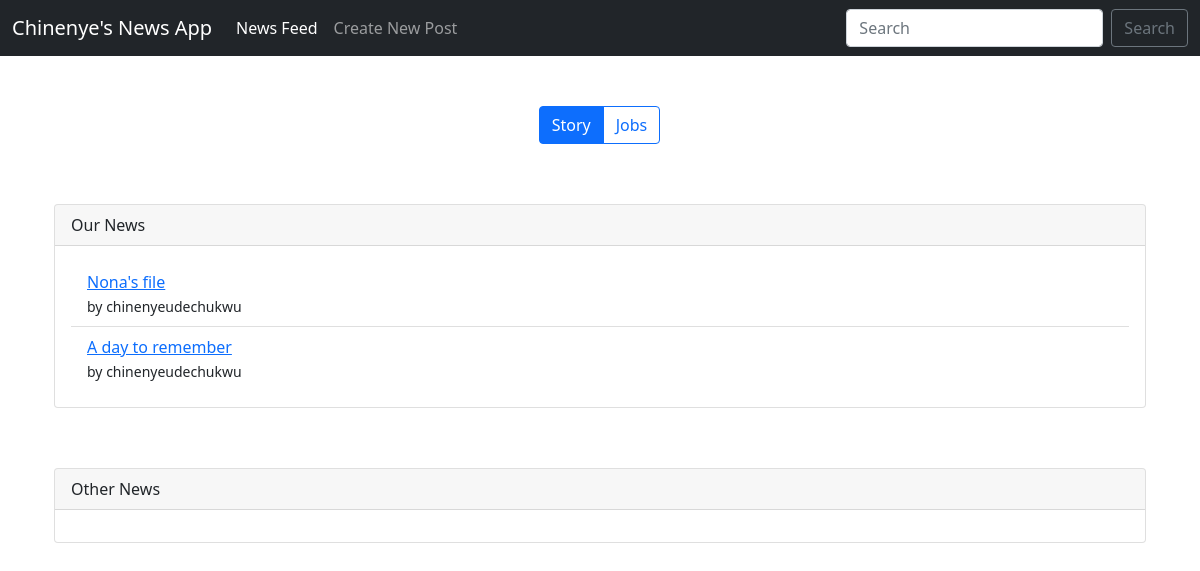
Before: / with the older database file.
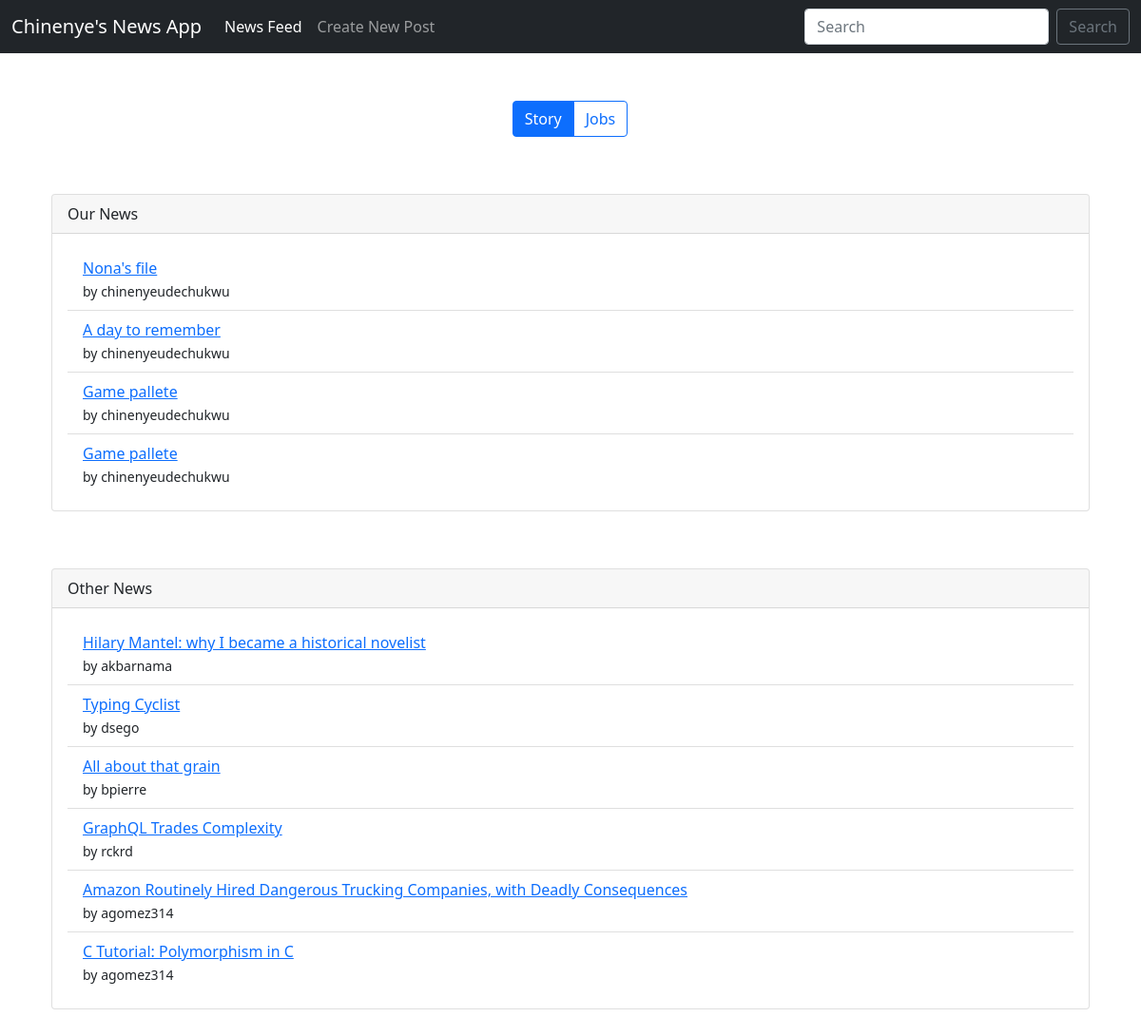
After: the same page with the newer database file.
### newsapi/models.py (models this page shows, shortened)
class OurNews(models.Model):
    by = models.ForeignKey(User, verbose_name=_("Author"), on_delete=models.CASCADE)
    score = models.IntegerField(_("News Score"))
    time_created = models.DateTimeField(_("time created"), auto_now=True)
    title = models.CharField(_("article title"), max_length=50)
    type = models.CharField(_("article type"), max_length=10, choices=ARTICLE_CHOICES, default=1)
    content = models.CharField(_("article content"), max_length=1000)

class HNew(models.Model):
    pk_id = models.IntegerField(_("HN unique ID"))
    by = models.CharField(_("Author"), max_length=50)
    score = models.IntegerField(_("News Score"))
    time_created = models.DateTimeField(_("time created"), auto_now=True)
    title = models.CharField(_("article title"), max_length=50)
    type = models.CharField(_("article type"), max_length=10, choices=ARTICLE_CHOICES, default=1)
    url = models.URLField(_("Article link"), max_length=200)

### newsapi/views.py (the view)
# urls.py: 2. Add a URL to urlpatterns:  path('', views.home, name='home')
def home(request):
    context = {}
    our_news = OurNews.objects.all()
    hnews = HNew.objects.all()
    return render(request, 'newsapi/news_list.html', {'our_news': our_news, 'HNews': hnews})

### newsapi/templates/newsapi/news_list.html
{% extends 'base.html' %}
{% block content %}
    <div class="container" style="margin-top: 60px;">
        <div class="card" style="margin-bottom: 60px;">
            <div class="card-header">
                Our News
            </div>
            <div class="card-body">
                <ul class="list-group list-group-flush">
                    {% for news in our_news %}
                        <li class="list-group-item">
                            <a href="{% url 'our_news_details' news.id %}">{{news.title}}</a> <br>
                            <small>by {{news.by}}</small>
                        </li>
                    {% endfor %}
                </ul>
            </div>
        </div>
        <div class="card" style="margin-bottom: 60px;">
            <div class="card-header">
                Other News
            </div>
            <div class="card-body">
                <ul class="list-group list-group-flush">
                    {% for news in HNews %}
                        <li class="list-group-item">
                            <a href="{{news.url}}">{{news.title}}</a> <br>
                            <small>by {{news.by}}</small>
                        </li>
                    {% endfor %}
                </ul>
            </div>
        </div>
    </div>
{% endblock %}

### newsapi/templates/base.html (shortened to what this page needs)
<!DOCTYPE html>
<html lang="en">
<head>
    <link href="https://cdn.jsdelivr.net/npm/bootstrap@5.0.2/dist/css/bootstrap.min.css" rel="stylesheet">
</head>
<body>
    <nav class="navbar navbar-expand-lg navbar-dark bg-dark">
        <div class="container-fluid">
          <a class="navbar-brand" href="#">Chinenye's News App</a>
          <div class="collapse navbar-collapse" id="navbarText">
            <ul class="navbar-nav me-auto mb-2 mb-lg-0">
              <li class="nav-item">
                <a class="nav-link active" aria-current="page" href="{% url 'home' %}">News Feed</a>
              </li>
              <li class="nav-item">
                <a class="nav-link" href="{% url 'create' %}">Create New Post</a>
              </li>
            </ul>
            <form class="d-flex" method="post" action="{% url 'search' %}" role="search">
              <input class="form-control me-2" type="search" placeholder="Search" name="search-bar" aria-label="Search">
              <button class="btn btn-outline-secondary" type="submit">Search</button>
            </form>
          </div>
        </div>
      </nav>
      <div class="container text-center justify-content-md-center" style="margin-top: 50px;">
        <div class="btn-group" role="group" aria-label="Basic radio toggle button group">
          <label class="btn btn-outline-primary" for="btnradio1">Story</label>
          <label class="btn btn-outline-primary" for="btnradio2">Jobs</label>
        </div>
      </div>
      <div class="container-sm">
        {% block content %}
        {% endblock %}
    </div>
</body>
</html>

Changed rows visible on the page:
added OurNews: title "Game pallete", by "chinenyeudechukwu"
added OurNews: title "Game pallete", by "chinenyeudechukwu"
added HNew: title "Hilary Mantel: why I became a historical novelist", by "akbarnama"
added HNew: title "Typing Cyclist", by "dsego"
added HNew: title "All about that grain", by "bpierre"
added HNew: title "GraphQL Trades Complexity", by "rckrd"
added HNew: title "Amazon Routinely Hired Dangerous Trucking Companies, with Deadly Consequences", by "agomez314"
added HNew: title "C Tutorial: Polymorphism in C", by "agomez314"
